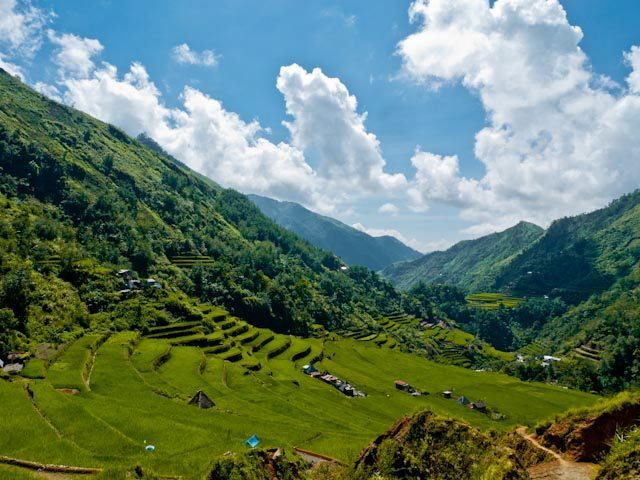
//> input picture opencv/vision_op2/build/img.jpg, 640 x 480 px, given in place of the camera
$ ./main   (built with g++ and OpenCV 4)
//> lines starting //> are read from the running program, lines starting //| are printed output that depends on the picture; after the words box and inside, x2 and y2 are one past the last pixel; in counts of white or black regions, pixels touching at a corner belong together
#include <iostream>     // cout
#include <opencv2/opencv.hpp>   // cv:mat

#include "opencv2/highgui.hpp"
#include "opencv2/imgcodecs.hpp"
#include "opencv2/imgproc.hpp"
#include <iostream>
#include <math.h>


const int cam_id =0;
const int width=640;
const int height=480;
const int fps=30;

const int total_pix=width*height;

const char* window_name = "Otsu_binarization ";

double Proba(int idx, cv::Mat& hist, int total_pix);
double W1_cluster(int t_var, cv::Mat& hist, int total_pix);
double u1_cluster(int t_var, cv::Mat& hist, int total_pix);
double W2_cluster(int t_var, cv::Mat& hist, int total_pix);
double u2_cluster(int t_var, cv::Mat& hist, int total_pix);
double inter_class_variance(int t_var, cv::Mat& hist, int total_pix);
int SETUP(cv::VideoCapture& src);
void Otsu_binarization(cv::Mat& src, cv::Mat& dst);
void binarization(cv::Mat& src, cv::Mat& dst, int threshold);


const int threshold_value_max_value = 255;
const int histSize = 256;
float range[] = { 0, 256 }; //the upper boundary is exclusive
const float* histRange[] = { range };
bool uniform = true, accumulate = false;
cv::Mat image_gray;
cv::Mat hist_GRAY;

int main(int argc, char** argv)
{
    cv::VideoCapture input_video;
    input_video.open(cam_id);

    SETUP(input_video);
    cv::Mat input_frame;
    cv::Mat output_frame;


    input_video.set(cv::CAP_PROP_FRAME_WIDTH, width);
    input_video.set(cv::CAP_PROP_FRAME_HEIGHT, height);
    input_video.set(cv::CAP_PROP_FPS,fps);
    cv::namedWindow(window_name, cv::WINDOW_AUTOSIZE);

    //cv::namedWindow("Original", cv::WINDOW_AUTOSIZE);


    while(1){
        input_video.read(input_frame);
//> input_frame is the input picture: 480 rows x 640 cols, CV_8UC3; mean B, G, R 106.1, 123.1, 98.3
        cvtColor(input_frame, output_frame, cv::COLOR_BGR2GRAY);
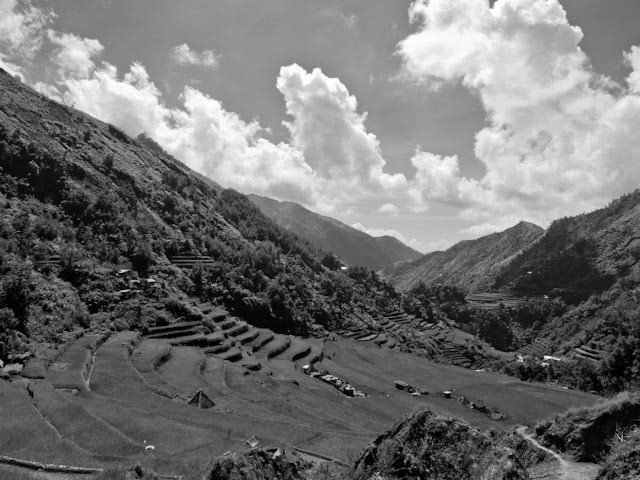
//> output_frame: 480 rows x 640 cols, CV_8UC1; min 0, max 255, mean 113.8

        Otsu_binarization( output_frame, output_frame);
        cv::imshow(window_name, output_frame); // (identificador, imagen a mostrar)
        //cv::imshow("Original", input_frame); // (identificador, imagen a mostrar)

        cv::waitKey(1);     // Se espera 1/t milisegundos; Si se ingresa un 0 espera hasta que el usuario cierre la ventana manualmente

    }
    //threshold(image_gray , image_gray , threshold_value , threshold_value_max_value , threshold_filter);


    input_video.release();

    return EXIT_SUCCESS;
}


double Proba(int idx, cv::Mat& hist, int total_pix){
    return ((hist.at<float>(idx))/(total_pix));
}

double W1_cluster(int t_var, cv::Mat& hist, int total_pix){
    double sum=0;
    int idx=1;
    do{
        sum+=Proba(idx,hist,total_pix) ;
        idx++;
    }while(idx <= t_var);
    return sum;
}
double W2_cluster(int t_var, cv::Mat& hist, int total_pix){
    double sum=0;
    int idx=t_var+1;
    do{
        sum+=Proba(idx,hist,total_pix) ;
        idx++;
    }while(idx < histSize);
    return sum;
}

double u1_cluster(int t_var, cv::Mat& hist, int total_pix){
    double sum=0;

    int idx=1;
    do{
        sum+=(idx*Proba(idx, hist,  total_pix))/W1_cluster(t_var, hist, total_pix);
        idx++;
    }while( idx <= t_var);
    return sum;
}

double u2_cluster(int t_var, cv::Mat& hist, int total_pix){
    double sum=0;
    int idx=t_var+1;
    do{
        sum+=(idx*Proba(idx, hist,  total_pix))/W2_cluster(t_var, hist, total_pix);
        idx++;
    }while(idx < histSize);
    return sum;
}

double inter_class_variance(int t_var, cv::Mat& hist, int total_pix){
    return (W1_cluster(t_var, hist,  total_pix)*W2_cluster(t_var, hist, total_pix)*pow((u1_cluster(t_var,hist, total_pix)-u2_cluster(t_var, hist, total_pix)),2));
}


void Otsu_binarization(cv::Mat& src, cv::Mat& dst){
    float sum=0.0;
    double variant_max=0.0;
    double t_variant=0.0;
    int threshold_value=0;
    int threshold_filter=0;
    cv::calcHist( &src, 1, 0, cv::Mat(), hist_GRAY, 1, &histSize, histRange, uniform, accumulate );
//> hist_GRAY = 256 values, max 3342 at index 146, min 23 at index 255, mean 1200; histRange = 1 item
    int t_var = 1;
    do{
        t_variant=inter_class_variance(t_var, hist_GRAY, total_pix);
        variant_max= (variant_max<t_variant) ? t_variant : variant_max;
        t_var++;
    }while(t_var < histSize);
//> this loop made 255 passes
//> (t_variant, variant_max) on passes 1 to 3: (17.12, 17.12), (41.26, 41.26), (64.71, 64.71)
//> after the loop, t_var = 256; variant_max = 3019.4
    threshold_value=int (sqrt(variant_max));
//> threshold_value = 54
    binarization(dst, dst, threshold_value);
}


void binarization(cv::Mat& src, cv::Mat& dst, int threshold){
//> called with threshold = 54
    int cols=src.cols;
//> cols = 640
    int rows=src.rows;
//> rows = 480

    uchar* pixelPtr=(uchar*)src.data;
    uchar* pixelPtr_img_new=(uchar*)dst.data;

    for (int id_rows=0; id_rows<rows; id_rows++){
        for(int id_cols=0; id_cols<cols; id_cols++){

            uchar gray= pixelPtr[id_rows*cols + id_cols];

            pixelPtr_img_new[id_rows*cols + (id_cols)]=(gray<threshold)? 0 : 255;
        }

    }
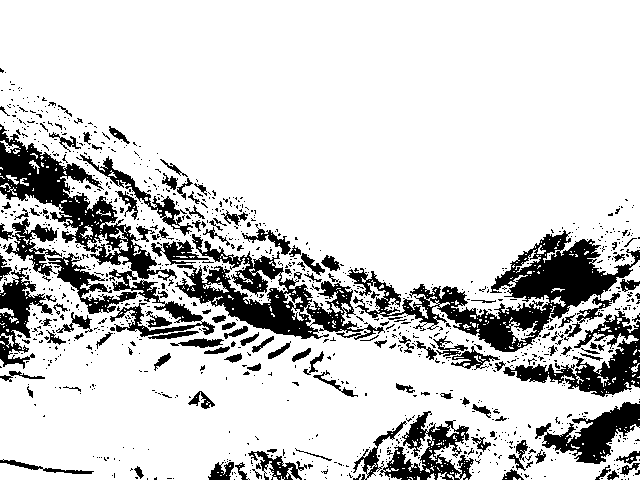
//> dst: 480 rows x 640 cols, CV_8UC1; 81.8% white; 1098 black regions (962 under 20 px), largest, box (x1, y1, x2, y2) and area: (347, 230, 640, 352) 10021, (0, 124, 215, 337) 8386, (175, 234, 385, 340) 6825
}


int SETUP(cv::VideoCapture& src ){
    if(!src.isOpened())
    {
        std::cout <<"Cam not opened..\n\r";
        return -1;
    }
    return 0;
}

$ run again, on opencv/vision_op2/build/bin.png
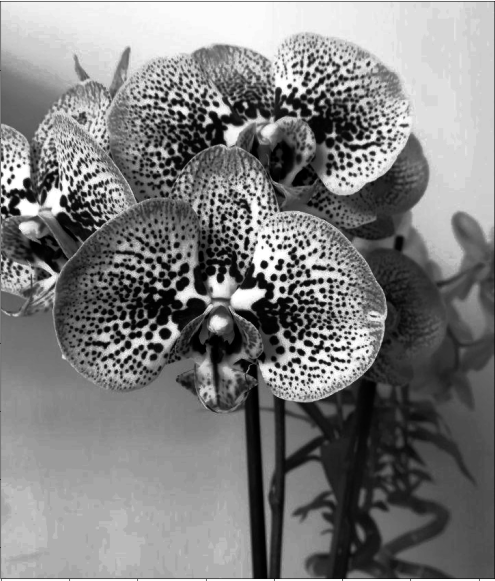
//> input picture opencv/vision_op2/build/bin.png, 990 x 1162 px, given in place of the camera (shown at 1/2 size)
//> input_frame is the input picture: 1162 rows x 990 cols, CV_8UC3; min 0, max 255, mean 125.8
//> hist_GRAY = 256 values, max 43848 at index 174, min 0 at index 53, mean 4493.7; histRange = 1 item
//> the loop in Otsu_binarization, `do` made 255 passes
//> (t_variant, variant_max) on passes 1 to 3: (719, 719), (1590.5, 1590.5), (2475, 2475)
//> after the loop in Otsu_binarization, `do`: t_var = 256; variant_max = 54301.6
//> threshold_value = 233
//> after the loop in binarization, `for (int id_rows=0; id_rows<rows; id_rows++)`:
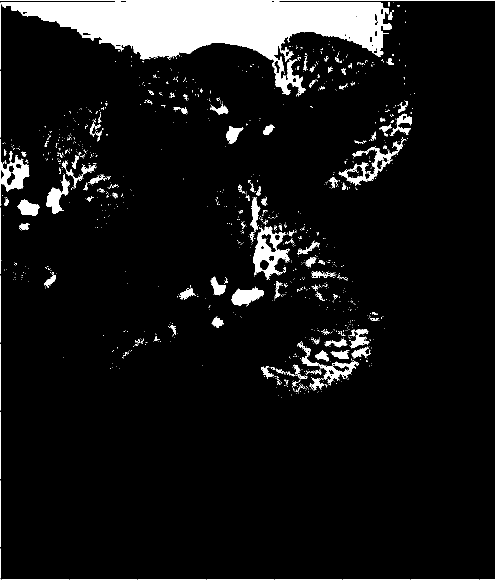
//> dst: 1162 rows x 990 cols, CV_8UC1 (shown at 1/2 size); 8.4% white; 1178 white regions (1038 under 20 px), largest, box (x1, y1, x2, y2) and area: (3, 3, 784, 193) 60567, (506, 452, 580, 560) 3293, (0, 0, 990, 2) 1978

$ run again, on opencv/vision_op2/build/try2.png
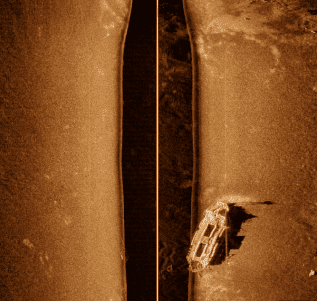
//> input picture opencv/vision_op2/build/try2.png, 317 x 301 px, given in place of the camera
//> input_frame is the input picture: 301 rows x 317 cols, CV_8UC3; mean B, G, R 30.4, 70.7, 121.6
//> `cvtColor(input_frame, output_frame, cv::COLOR_BGR2GRAY);`:
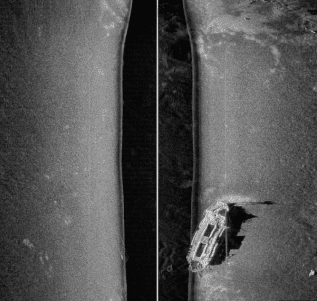
//> output_frame: 301 rows x 317 cols, CV_8UC1; min 7, max 209, mean 81.3
//> hist_GRAY = 256 values, max 8042 at index 138, min 0 at index 0, mean 372.7; histRange = 1 item
//> the loop in Otsu_binarization, `do` made 255 passes
//> (t_variant, variant_max) on passes 1 to 3: (nan, 0), (nan, 0), (nan, 0)
//> after the loop in Otsu_binarization, `do`: t_var = 256; variant_max = 146.5
//> threshold_value = 12
//> after the loop in binarization, `for (int id_rows=0; id_rows<rows; id_rows++)`:
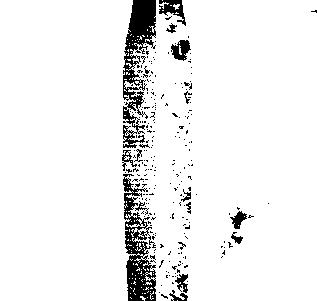
//> dst: 301 rows x 317 cols, CV_8UC1; 93.4% white; 251 black regions (234 under 20 px), largest, box (x1, y1, x2, y2) and area: (123, 0, 156, 148) 2195, (123, 174, 156, 301) 1965, (159, 0, 186, 26) 315
